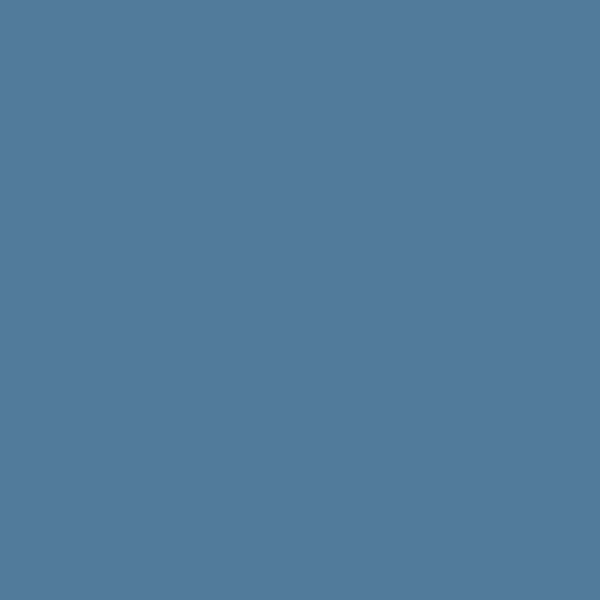
Frame 1 (no input)
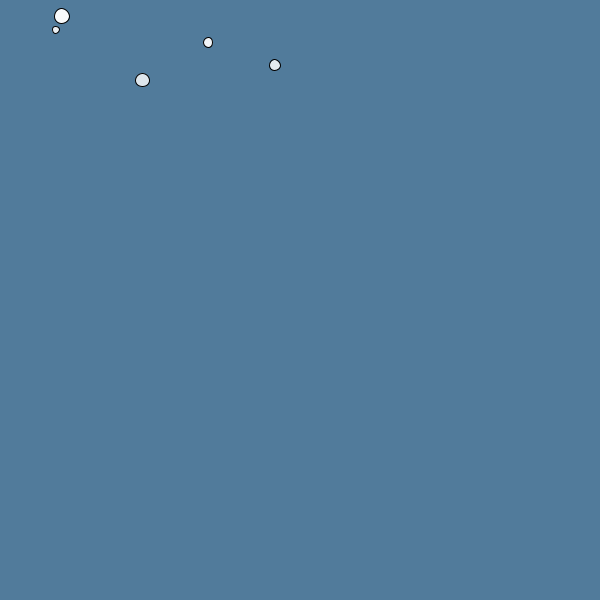
Frame 60 (the mouse pressed at the canvas centre just before this capture)
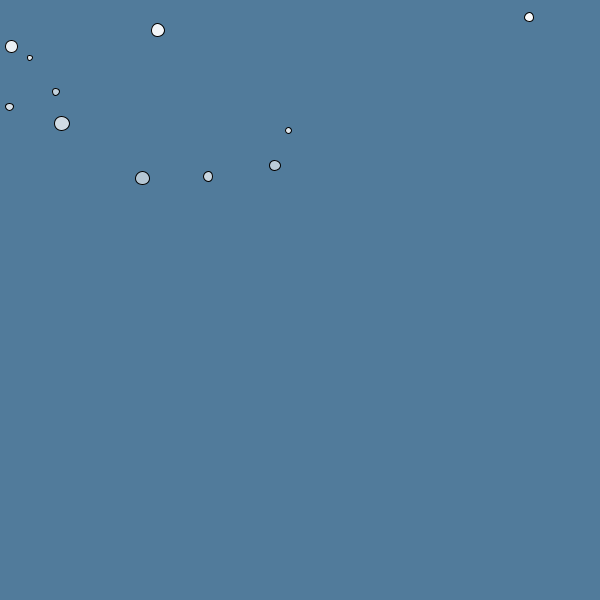
Frame 120 (the mouse held since frame 60 and released just before this capture)

The Processing sketch that drew these frames (run headless with seeded random() and noise(); from frame 60 on, the mouse is pressed at the canvas centre):

// Processing sketch: snowflakesclass
// ── snowflakesclass.pde
Snowflakes s;
ArrayList <Snowflakes> mySnow;

void setup(){
  size(600,600);
  s = new Snowflakes(random(0, width), 0);
  mySnow = new ArrayList<Snowflakes>();
}


void draw(){
  background(81,123,155);
  
  for(int i = 0; i<mySnow.size(); i++){
    Snowflakes s = mySnow.get(i); //gets the current position of the i, 
    //not the one we set up (original)
    s.display();
    s.fall();
     if(s.isAlive() == false){
       mySnow.remove(i); //shifts down
     }
  }
  if(frameCount % 10 == 0){
    mySnow.add(new Snowflakes(random(0,width), 0));
    
  }
  //s.display();
  //s.fall();
  //if(s.isAlive() == false){
  //}
}

//what is an array list?

// ── snowflakes.pde
class Snowflakes{
  //position
  //color
  //shape
  //opacity
  float x, y;
  color c;
  int o = 255;
  float gravity;
  float size;
  
  
  Snowflakes(float _x, float _y){
    
    x = _x;
    y = _y;
   
    size = random(5,15);
    gravity = random(1,3);
  }
  
  void display() { //you cant have more than one void draw
  fill(255,o);
  ellipse(x, y, size, size);
  }
  
  void fall(){
    y+=gravity;
    o --;
  }
  //fall
  boolean isAlive(){
    //if my opacity is greater than 5 i want to return this false
    //otherwise i want to return it as true
    if(y<height){ //if y position is less than white of the screen, it will stay alive, 
      return true;
    }else{
      return false; //otherwise it will say false
    }
  }
//gravity
//opacity

//boolean function to check if our snowflake is alive
  
}
